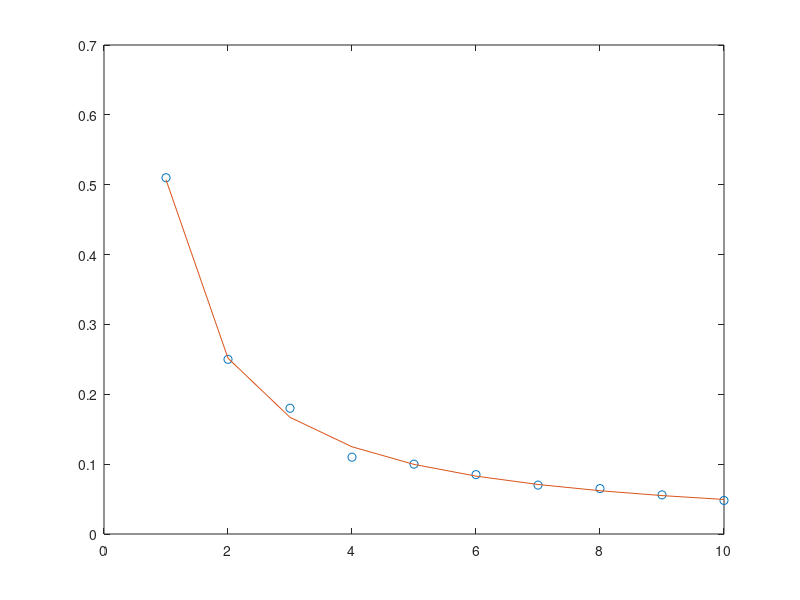

This figure's MATLAB source:
close all
clear all
clc

X=[1:10];
x=log10(X);
Y=[.51 .25 .18 .11 .10 .085 .07 .065 .056 .048]
yo=log10(Y);
d=length(X)

sumx=sum(x)
sumy=sum(yo)
sumxsq=sum(x.^2)
sumxy=sum(x.*yo)

A=[d sumx;sumx sumxsq]
B=[sumy;sumxy]

a=A\B
Pr=10^a(1)
n=a(2)
ym=(Pr)./(X.^(-n))
plot(X,Y,'o')
hold on
plot(X,ym)